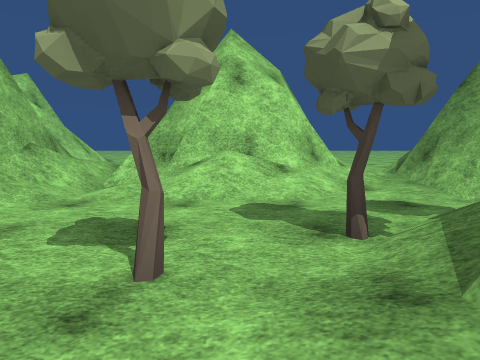
View 1 (above)

21 first-person views from a walk through a 3-D level made in the Unity game engine. The camera is 1.3 m above the floor, tilts 6° down and sees 70° across. The floor is counted in squares, 2 m on a side. Each view is taken from the middle of a square. On the plan, view 1 faces up. The plan holds only what a view shows up to about 10 squares ahead; the rest is blank. The place goes on beyond the plan. The player is left out. Some surface patterns are stand-ins.

View 2
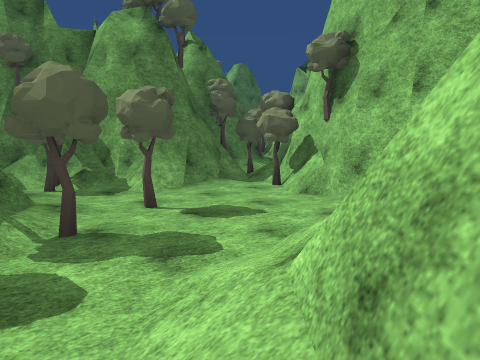

View 3
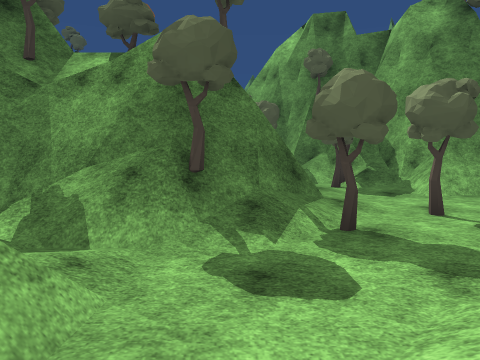

View 4
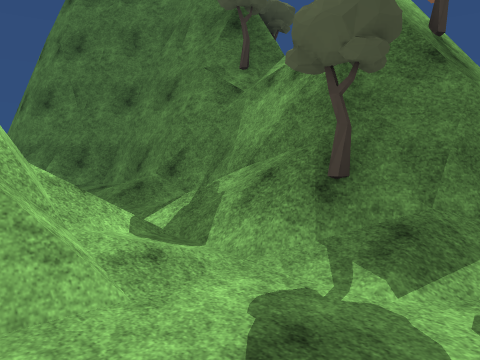

View 5
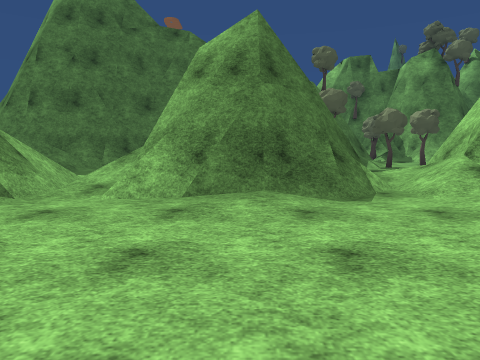

View 6
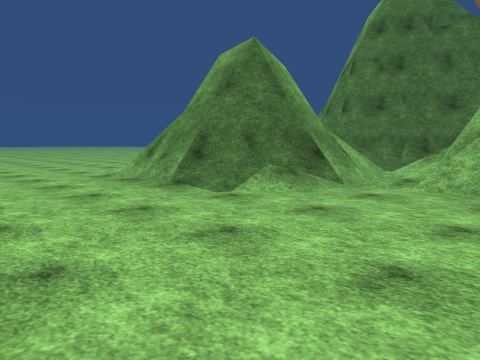

View 7
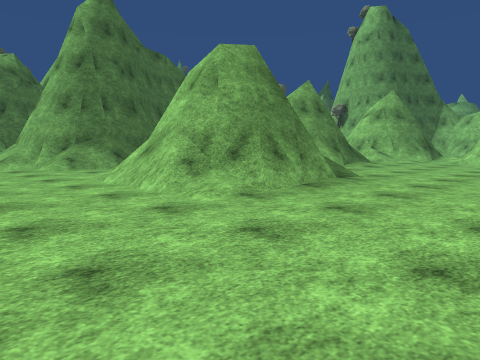

View 8
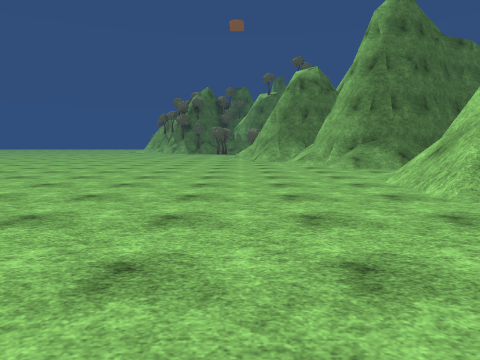

View 9
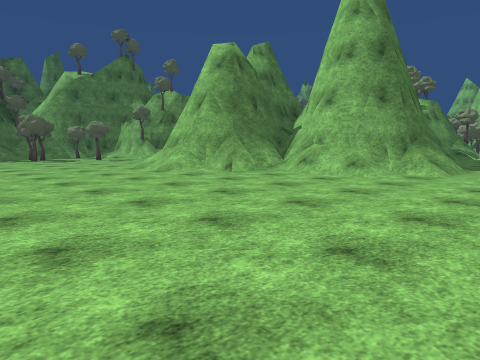

View 10
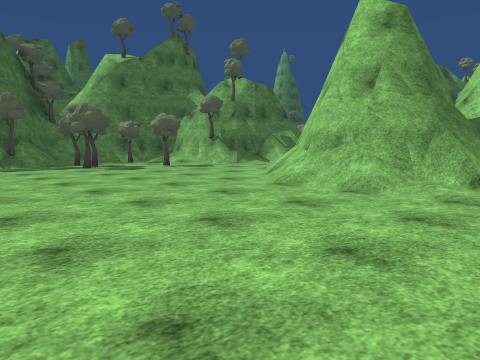

View 11
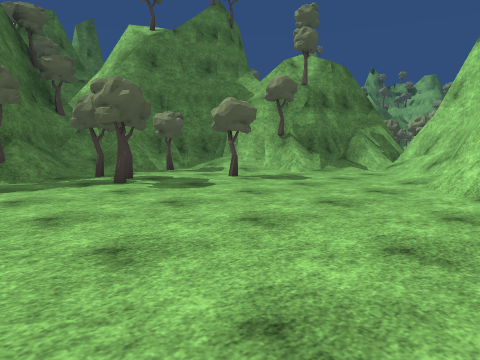

View 12
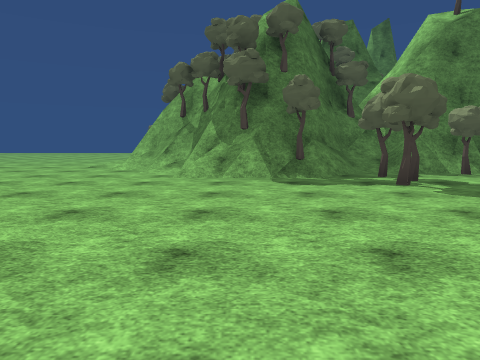

View 13
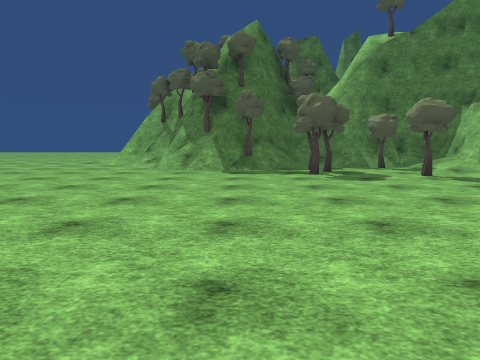

View 14
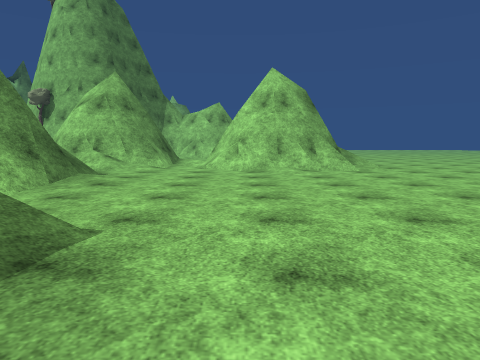

View 15
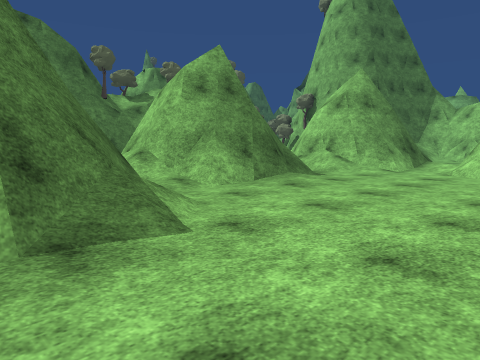

View 16
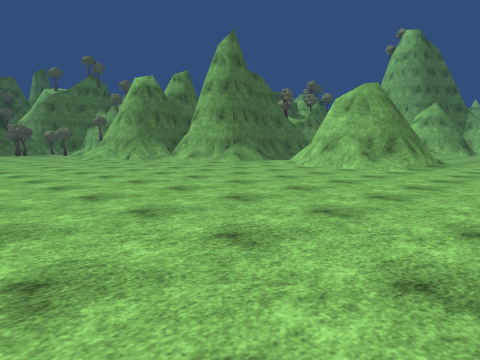

View 17
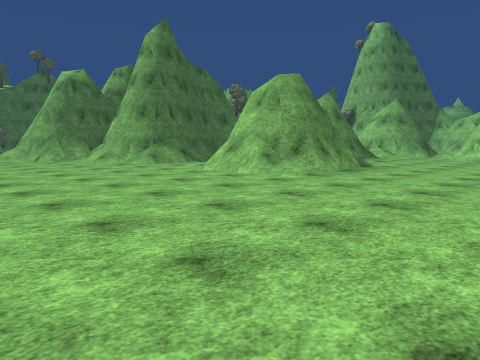

View 18
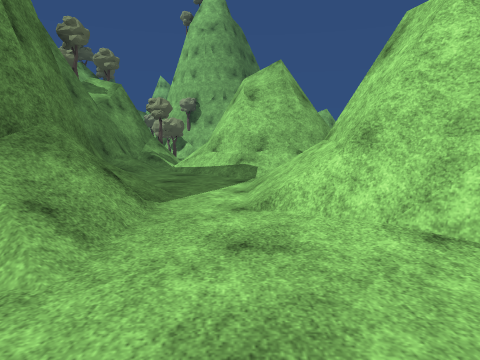

View 19
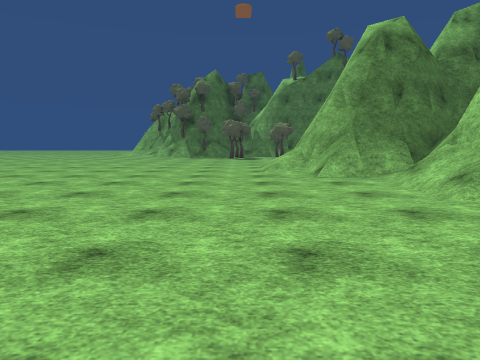

View 20
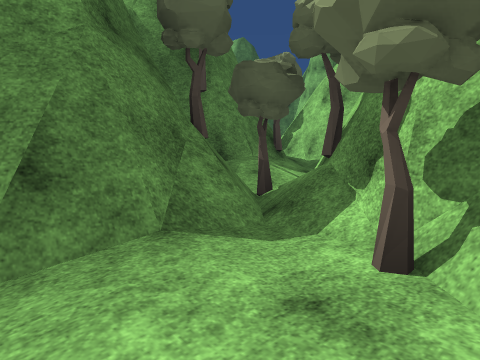

View 21
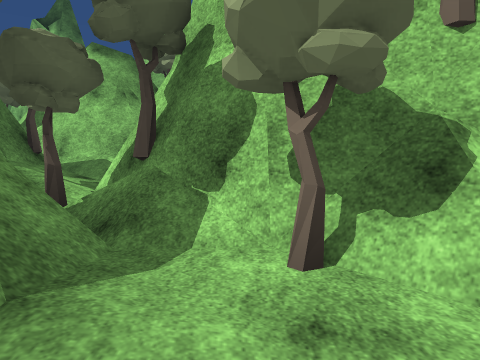

### Floor plan
Key: @ floor where view 1 was taken; # wall or solid block; . main floor; : floor 0.25 m higher than the main floor; / step, stairs or slope; = window, fence, low wall or low ledge; T tree; O other object.
Columns run from 9 left of view 1 to 21 right of it. Each row starts with its distance up from view 1.
 14           #/.....       ....
 13           ##...................
 12           ##/..................
 11           ##...................
 10    ##=    #/....../##/.........
  9     #    ##/...../###/........
  8          ##/.###.####/........
  7      #=  ##/=###/=###=........
  6      ######/####//##/.........
  5      ##=##/.####/.//...........
  4      ##.//..=##/...///.........
  3     ##.....///////####/........
  2     #T...TT#T######  #/.......
  1    ##T....####       #/.......
  0    #T=##/@           ##=/......
 -1 #.::TT##/T          ####/......
 -2 #:T##  ##O          # ##/......
 -3 #       ###         # ##/......
 -4           #         ###/......
 -5                    ##//........
 -6                   ##/..........
 -7                   #=/..........
 -8                   ###/.T.T.....
 -9                     #T/..T.....
-10                     ##/T.T=T#/.
-11                      ###=#####/
-12                       ###=#  #/
-13                         ###  #T
-14                         #

Where each view was taken, in squares from view 1:
view 1: 0 up, 0 right, facing up
view 2: 6 up, 2 right, facing down-left
view 3: 6 up, 2 right, facing down
view 4: 5 up, 1 right, facing down-right
view 5: 12 up, 5 right, facing down
view 6: 13 up, 5 right, facing down-right
view 7: 13 up, 15 right, facing down-left
view 8: 13 up, 15 right, facing down
view 9: 6 up, 20 right, facing down-left
view 10: 1 up, 20 right, facing down-left
view 11: 3 down, 19 right, facing down-left
view 12: 3 down, 19 right, facing down
view 13: 1 down, 18 right, facing down
view 14: 11 up, 11 right, facing left
view 15: 12 up, 10 right, facing down-left
view 16: 13 up, 21 right, facing down-left
view 17: 14 up, 18 right, facing down-left
view 18: 5 up, 14 right, facing left
view 19: 7 up, 16 right, facing down
view 20: 2 up, 2 left, facing down-left
view 21: 1 up, 2 left, facing left
